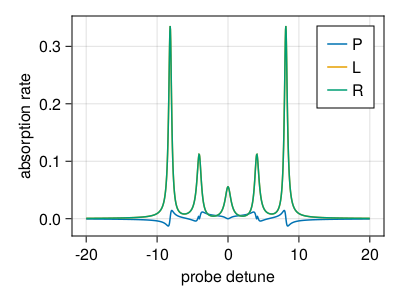

Write Julia code to recreate this figure.
using QuantumOptics
# using GLMakie
using CairoMakie
using LinearAlgebra
using IterativeSolvers

# 1  2  3  4  5
# 6  7  8  9  10
#    11 12 13

Oc = 10.0
Op = 0.001

CP = sqrt(2) * Oc * 1.0
CL = 1.0 * Oc * 0.0
CR = 1.0 * Oc * 0.0

PP = sqrt(2) * Op * 0.0
PL = 1.0 * Op * 1.0
PR = 1.0 * Op * 1.0

Dc = 0.0

function SState(Dp)
    HilbertSpace = NLevelBasis(13)

    H = 0.0 * transition(HilbertSpace, 1, 1)

    S1_6 = -1 / sqrt(3) * CP * transition(HilbertSpace, 1, 6)
    S2_7 = -1 / sqrt(12) * CP * transition(HilbertSpace, 2, 7)
    S4_9 = +1 / sqrt(12) * CP * transition(HilbertSpace, 4, 9)
    S5_10 = +1 / sqrt(3) * CP * transition(HilbertSpace, 5, 10)

    H += S1_6 + S2_7 + S4_9 + S5_10

    S2_6 = +1 / sqrt(6) * CL * transition(HilbertSpace, 2, 6)
    S3_7 = +1 / sqrt(4) * CL * transition(HilbertSpace, 3, 7)
    S4_8 = +1 / sqrt(4) * CL * transition(HilbertSpace, 4, 8)
    S5_9 = +1 / sqrt(6) * CL * transition(HilbertSpace, 5, 9)

    H += S2_6 + S3_7 + S4_8 + S5_9

    S1_7 = -1 / sqrt(6) * CR * transition(HilbertSpace, 1, 7)
    S2_8 = -1 / sqrt(4) * CR * transition(HilbertSpace, 2, 8)
    S3_9 = -1 / sqrt(4) * CR * transition(HilbertSpace, 3, 9)
    S4_10 = -1 / sqrt(6) * CR * transition(HilbertSpace, 4, 10)

    H += S1_7 + S2_8 + S3_9 + S4_10

    S2_11 = 1 / sqrt(4) * PP * transition(HilbertSpace, 2, 11)
    S3_12 = 1 / sqrt(3) * PP * transition(HilbertSpace, 3, 12)
    S4_13 = 1 / sqrt(4) * PP * transition(HilbertSpace, 4, 13)

    H += S2_11 + S3_12 + S4_13

    S3_11 = -1 / sqrt(12) * PL * transition(HilbertSpace, 3, 11)
    S4_12 = -1 / sqrt(4) * PL * transition(HilbertSpace, 4, 12)
    S5_13 = -1 / sqrt(2) * PL * transition(HilbertSpace, 5, 13)

    H += S3_11 + S4_12 + S5_13

    S1_11 = -1 / sqrt(2) * PR * transition(HilbertSpace, 1, 11)
    S2_12 = -1 / sqrt(4) * PR * transition(HilbertSpace, 2, 12)
    S3_13 = -1 / sqrt(12) * PR * transition(HilbertSpace, 3, 13)

    H += S1_11 + S2_12 + S3_13

    H += dagger(H)

    for i = 1:5
        H += -Dp * transition(HilbertSpace, i, i)
    end

    for i = 6:10
        H += (Dc - Dp) * transition(HilbertSpace, i, i)
    end

    ###################################################################

    JOperator = Any[]

    push!(JOperator, 1 / sqrt(3) * transition(HilbertSpace, 6, 1))
    JOperator[1] += 1 / sqrt(12) * transition(HilbertSpace, 7, 2)
    JOperator[1] += 1 / sqrt(12) * transition(HilbertSpace, 9, 4)
    JOperator[1] += 1 / sqrt(3) * transition(HilbertSpace, 10, 5)

    JOperator[1] += 1 / sqrt(6) * transition(HilbertSpace, 6, 2)
    JOperator[1] += 1 / sqrt(4) * transition(HilbertSpace, 7, 3)
    JOperator[1] += 1 / sqrt(4) * transition(HilbertSpace, 8, 4)
    JOperator[1] += 1 / sqrt(6) * transition(HilbertSpace, 9, 5)

    JOperator[1] += 1 / sqrt(6) * transition(HilbertSpace, 7, 1)
    JOperator[1] += 1 / sqrt(4) * transition(HilbertSpace, 8, 2)
    JOperator[1] += 1 / sqrt(4) * transition(HilbertSpace, 9, 3)
    JOperator[1] += 1 / sqrt(6) * transition(HilbertSpace, 10, 4)

    push!(JOperator, 1 / sqrt(4) * transition(HilbertSpace, 11, 2))
    JOperator[2] += 1 / sqrt(3) * transition(HilbertSpace, 12, 3)
    JOperator[2] += 1 / sqrt(4) * transition(HilbertSpace, 13, 4)

    JOperator[2] += 1 / sqrt(12) * transition(HilbertSpace, 11, 3)
    JOperator[2] += 1 / sqrt(4) * transition(HilbertSpace, 12, 4)
    JOperator[2] += 1 / sqrt(2) * transition(HilbertSpace, 13, 5)

    JOperator[2] += 1 / sqrt(2) * transition(HilbertSpace, 11, 1)
    JOperator[2] += 1 / sqrt(4) * transition(HilbertSpace, 12, 2)
    JOperator[2] += 1 / sqrt(12) * transition(HilbertSpace, 13, 3)

    # for i in 1:10
    #     push!(JOperator, 0.05 * transition(HilbertSpace, i, i))
    # end

    ###################################################################

    POperator = Any[]

    push!(POperator, 1 / sqrt(4) * transition(HilbertSpace, 2, 11))
    POperator[1] += 1 / sqrt(3) * transition(HilbertSpace, 3, 12)
    POperator[1] += 1 / sqrt(4) * transition(HilbertSpace, 4, 13)

    push!(POperator, -1 / sqrt(12) * transition(HilbertSpace, 3, 11))
    POperator[2] += -1 / sqrt(4) * transition(HilbertSpace, 4, 12)
    POperator[2] += -1 / sqrt(2) * transition(HilbertSpace, 5, 13)

    push!(POperator, -1 / sqrt(2) * transition(HilbertSpace, 1, 11))
    POperator[3] += -1 / sqrt(4) * transition(HilbertSpace, 2, 12)
    POperator[3] += -1 / sqrt(12) * transition(HilbertSpace, 3, 13)

    ###################################################################

    H = DenseOperator(H)
    JOperator = DenseOperator.(JOperator)

    Rho0 = 0.0 * transition(HilbertSpace, 1, 1)
    for i = 11:13
        Rho0 += 1.0 * transition(HilbertSpace, i, i)
    end
    normalize!(Rho0)

    rho_ss = steadystate.iterative!(Rho0, H, JOperator, gmres!)

    Sum = zeros(ComplexF64, 3)
    for i in eachindex(POperator)
        Sum[i] += expect(POperator[i], rho_ss)
    end

    return Sum ./ Op
end

DpAxis = collect(range(-20, 20, 1001))
Response = SState.(DpAxis)
Response = hcat(Response...)

Fig = Figure(resolution = (400, 300))
Axe = Axis(Fig[1, 1], xlabel = "probe detune", ylabel = "absorption rate")
LabelSet = ["P", "L", "R"]
for i = 1:3
    lines!(Axe, DpAxis, imag.(Response[i, :]), label = LabelSet[i])
end
axislegend(Axe)
save(join([splitext(@__FILE__)[end-1], ".svg"]), Fig)
save(join([splitext(@__FILE__)[end-1], ".png"]), Fig)
